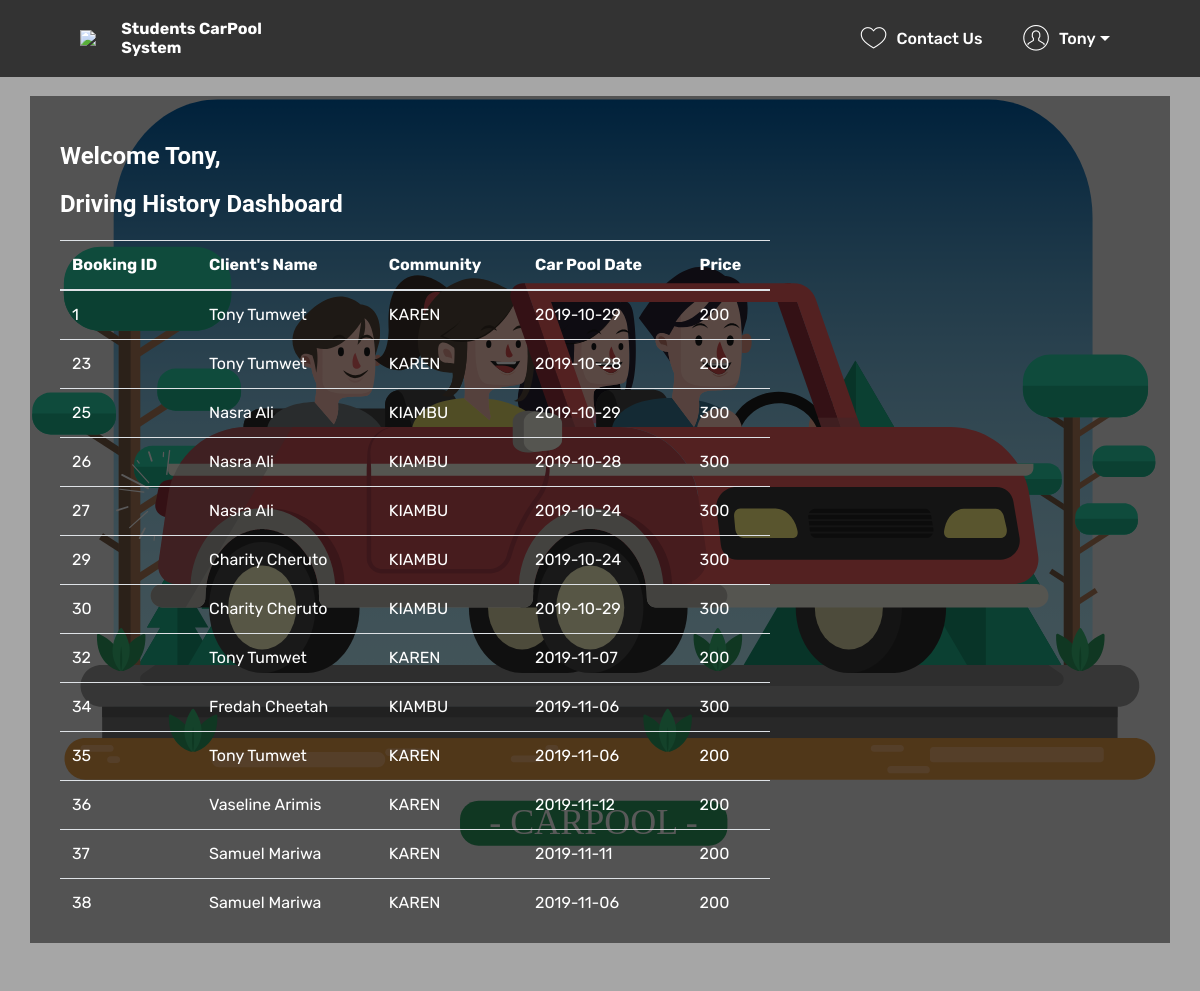
Screenshot of /driverhistory.php (signed in) with the database file from the repository.
### tables this page shows
CREATE TABLE IF NOT EXISTS `carpool_history` (
  `id` int(11) NOT NULL,
  `user_id` int(11) NOT NULL,
  `driver_id` int(11) NOT NULL,
  `date` date NOT NULL
);

CREATE TABLE IF NOT EXISTS `carpool_users` (
  `user_id` int(11) NOT NULL,
  `firstname` text NOT NULL,
  `lastname` text NOT NULL,
  `email` varchar(255) NOT NULL,
  `password` varchar(255) NOT NULL,
  `phonenumber` varchar(10) NOT NULL,
  `idnumber` varchar(12) NOT NULL,
  `gender` text NOT NULL,
  `dateofbirth` date DEFAULT NULL,
  `community` text NOT NULL,
  `address` varchar(255) NOT NULL,
  `user_group_id` int(11) DEFAULT NULL,
  `active` varchar(10) NOT NULL DEFAULT 'FALSE',
  `new_account` varchar(11) NOT NULL DEFAULT 'TRUE'
);

CREATE TABLE IF NOT EXISTS `carpool_community` (
  `community_id` int(11) NOT NULL,
  `community_name` text NOT NULL,
  `community_price` int(11) NOT NULL
);

### driverhistory.php (the view, shortened to what this page needs)
<?php
$conn = OpenCon();
if (isset($_SESSION['fname'])) {
if ($_SESSION['user_group_id']=='1') {
  $bookinghistory = "SELECT * FROM carpool_history WHERE driver_id='$_SESSION[user_id]'";
  $userdetails = "SELECT * FROM carpool_users";
  $communitysql = "SELECT * FROM carpool_community";
  $bookingresult = $conn->query($bookinghistory);
?>
<!DOCTYPE html>
<html  >
<head>
  <link rel="stylesheet" href="assets/web/assets/mobirise-icons/mobirise-icons.css">
  <link rel="stylesheet" href="assets/tether/tether.min.css">
  <link rel="stylesheet" href="assets/bootstrap/css/bootstrap.min.css">
  <link rel="stylesheet" href="assets/bootstrap/css/bootstrap-grid.min.css">
  <link rel="stylesheet" href="assets/bootstrap/css/bootstrap-reboot.min.css">
  <link rel="stylesheet" href="assets/dropdown/css/style.css">
  <link rel="stylesheet" href="assets/theme/css/style.css">
  <link rel="stylesheet" href="assets/mobirise/css/mbr-additional.css" type="text/css">
  <link rel="stylesheet" href="assets/custom/multistep.css">
</head>
<body>
  <?php include 'layouts/loggedDriverNav.php'; ?>
<section class="header9 cid-ruv4FB75N7 mbr-fullscreen mbr-parallax-background" id="header9-1">
      <div class="mbr-overlay" style="opacity: 0.3; background-color: black;">
    </div>
    <div style="background-color:rgba(0, 0, 0, 0.5); margin-top:4%;" class="container">
        <div  class="media-container-column mbr-white col-lg-8 col-md-10">
          <h4 style="color:white;" class="align-left mbr-bold pt-5 pb-3 mbr-fonts-style display-6">Welcome <?php echo $_SESSION['fname']; ?>,<br><br>Driving History Dashboard</h4>
          <div style="width:100%;" class="">
            <table  class="table isSearch" cellspacing="0">
              <thead>
                <tr class="table-heads">
                  <th class="head-item mbr-fonts-style display-7">Booking ID</th>
                  <th class="head-item mbr-fonts-style display-7">Client's Name</th>
                  <th class="head-item mbr-fonts-style display-7">Community</th>
                  <th class="head-item mbr-fonts-style display-7">Car Pool Date</th>
                  <th class="head-item mbr-fonts-style display-7">Price</th>
                </tr>
              </thead>
              <tbody>
                <?php while ($rowhistory = $bookingresult->fetch_assoc()) {?>
                <tr>
                  <td class="body-item mbr-fonts-style display-7"><?php echo $rowhistory['id']; ?></td>
                  <td class="body-item mbr-fonts-style display-7"><?php  $userresult = $conn->query($userdetails); while($rowuser=$userresult->fetch_assoc()){ if($rowhistory['user_id']==$rowuser['user_id']){echo $rowuser['firstname'].' '.$rowuser['lastname'];}} ?></td>
                  <td class="body-item mbr-fonts-style display-7"><?php $userresulta = $conn->query($userdetails); while($rowuser=$userresulta->fetch_assoc()){if($rowhistory['user_id']==$rowuser['user_id']){echo $rowuser['community'];} }?></td>
                  <td class="body-item mbr-fonts-style display-7"><?php echo $rowhistory['date']; ?></td>
                  <td class="body-item mbr-fonts-style display-7"><?php   $userresultb = $conn->query($userdetails); while($rowuser=$userresultb->fetch_assoc()){ if($rowhistory['user_id']==$rowuser['user_id']){   $communityresult = $conn->query($communitysql); while($rowcomm = $communityresult->fetch_assoc()){if($rowcomm['community_name']==$rowuser['community']){echo $rowcomm['community_price'];}}}} ?></td>
                </tr>
              <?php } ?>
              </tbody>
            </table>
          </div>
    </div>
    </div>
</section>
</body>
</html>
<?php }else {
header('Location: protectedDriver.php');
} }else {
header('Location: login.php');
}?>

### layouts/loggedDriverNav.php (shortened to what this page needs)
<section class="menu cid-ruv50guSyY" once="menu" id="menu1-2">
  <nav class="navbar navbar-expand beta-menu navbar-dropdown align-items-center navbar-fixed-top navbar-toggleable-sm">
      <div class="menu-logo">
          <div class="navbar-brand">
            <img src="https://img.icons8.com/color/96/000000/carpool.png" style="margin-right:10%;">
              <span class="navbar-caption-wrap"><a class="navbar-caption text-white display-4" href="index.php">
                      Students CarPool System</a></span>
          </div>
      </div>
      <div class="collapse navbar-collapse" id="navbarSupportedContent">
          <ul class="navbar-nav nav-dropdown" data-app-modern-menu="true">
            <li style="margin-right:20px;" class="nav-item">
              <a class="nav-link link text-white display-4" href="#" aria-expanded="true">
                <span class="mbri-hearth mbr-iconfont mbr-iconfont-btn"></span>
                Contact Us
              </a>
            </li>
            <li class="nav-item dropdown open">
                  <a class="nav-link link text-white dropdown-toggle display-4" href="#" data-toggle="dropdown-submenu" aria-expanded="true">
                      <span class="mbri-user mbr-iconfont mbr-iconfont-btn"></span>
                      <?php echo $_SESSION['fname']; ?>
                  </a>
              </li>
      </div>
  </nav>
</section>

### assets/dropdown/css/style.css (style rules this page uses)
.navbar-dropdown { left: 0; padding: 0; position: absolute; right: 0; top: 0; transition: all 0.45s ease; z-index: 1030; background: #282828; }
.navbar-dropdown .navbar-caption { font-weight: 700; white-space: normal; vertical-align: -4px; line-height: 3.125rem !important; }
.navbar-dropdown .navbar-caption, .navbar-dropdown .navbar-caption:hover { color: inherit; text-decoration: none; }
.navbar-dropdown.navbar-fixed-top { position: fixed; }
.navbar-dropdown .navbar-brand span { vertical-align: -4px; }
.nav-dropdown { font-size: 0.75rem; font-weight: 500; height: auto !important; }
.nav-dropdown .link { margin: .667em 1.667em; font-weight: 500; padding: 0; transition: color .2s ease-in-out; }
.nav-dropdown .link.dropdown-toggle { margin-right: 2.583em; }
.nav-dropdown .link.dropdown-toggle::after { margin-left: .25rem; border-top: 0.35em solid; border-right: 0.35em solid transparent; border-left: 0.35em solid transparent; border-bottom: 0; }
.nav-dropdown .link::after, .nav-dropdown .dropdown-item::after { color: inherit; }

### assets/theme/css/style.css (style rules this page uses)
section { background-color: #eeeeee; }
section, .container, .container-fluid { position: relative; word-wrap: break-word; }
a { font-style: normal; font-weight: 400; cursor: pointer; }
a, a:hover { text-decoration: none; }
body { color: #232323; }
h1, h2, h3, h4, h5, h6, .h1, .h2, .h3, .h4, .h5, .h6, .display-1, .display-2, .display-3, .display-4 { line-height: 1; word-break: break-word; word-wrap: break-word; }
body { position: relative; }
section { background-position: 50% 50%; background-repeat: no-repeat; background-size: cover; }
.mbr-white { color: #ffffff; }
.align-left { text-align: left; }
.mbr-bold { font-weight: 700; }
.media-container-column { display: -ms-flexbox; display: -webkit-flex; display: flex; -webkit-flex-direction: column; -ms-flex-direction: column; flex-direction: column; -webkit-flex-wrap: wrap; -ms-flex-wrap: wrap; flex-wrap: wrap; -webkit-justify-content: center; -ms-flex-pack: center; justify-content: center; -webkit-align-content: center; -ms-flex-line-pack: center; align-content: center; -webkit-align-items: stretch; -ms-flex-align: stretch; align-items: stretch; }
.media-container-column > * { width: 100%; }
.mbr-fullscreen .mbr-overlay { min-height: 100vh; }
.mbr-fullscreen { display: flex; display: -webkit-flex; display: -moz-flex; display: -ms-flex; display: -o-flex; align-items: center; -webkit-align-items: center; min-height: 100vh; padding-top: 3rem; padding-bottom: 3rem; }
.menu .navbar-brand { display: -webkit-flex; }
.menu .navbar-brand span { display: flex; display: -webkit-flex; }
.menu .navbar-brand .navbar-caption-wrap { display: -webkit-flex; }
@media (min-width: 992px) { .menu .navbar-nav.nav-dropdown { display: -webkit-flex; } }
@media (min-width: 992px) { .menu .navbar-toggleable-sm .navbar-collapse { display: -webkit-flex !important; } }
.navbar { display: -webkit-flex; -webkit-flex-wrap: wrap; -webkit-align-items: center; -webkit-justify-content: space-between; }
.navbar-collapse { -webkit-flex-basis: 100%; -webkit-flex-grow: 1; -webkit-align-items: center; }
.nav-dropdown .link { padding: .667em 1.667em !important; margin: 0 !important; }

### assets/custom/multistep.css (style rules this page uses)
body { color: #fff; background: #63738a; font-family: 'Roboto', sans-serif; }

### rows the page displays
carpool_history: id "1", date "2019-10-29"
carpool_users: firstname "Tony", lastname "Tumwet", community "KAREN"
carpool_community: community_price "200"
carpool_history: id "23", date "2019-10-28"
carpool_history: id "25", date "2019-10-29"
carpool_users: firstname "Nasra", lastname "Ali", community "KIAMBU"
carpool_community: community_price "300"
carpool_history: id "26", date "2019-10-28"
carpool_history: id "27", date "2019-10-24"
carpool_history: id "29", date "2019-10-24"
carpool_users: firstname "Charity", lastname "Cheruto", community "KIAMBU"
carpool_history: id "30", date "2019-10-29"
carpool_history: id "32", date "2019-11-07"
carpool_history: id "34", date "2019-11-06"
carpool_users: firstname "Fredah", lastname "Cheetah", community "KIAMBU"
carpool_history: id "35", date "2019-11-06"
carpool_history: id "36", date "2019-11-12"
carpool_users: firstname "Vaseline", lastname "Arimis", community "KAREN"
carpool_history: id "37", date "2019-11-11"
carpool_users: firstname "Samuel", lastname "Mariwa", community "KAREN"
carpool_history: id "38", date "2019-11-06"

### other values shown
$_SESSION['fname'] "Tony"
